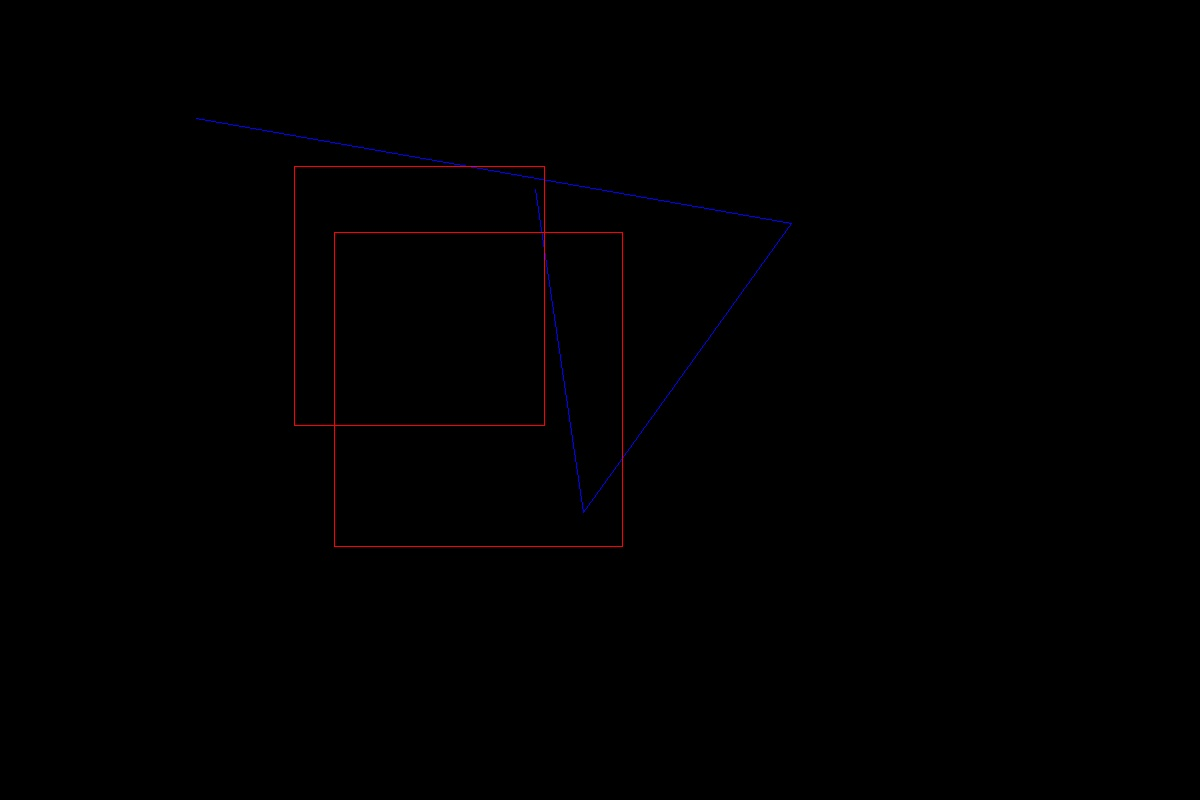
//> input picture Paint/paint.jpg, 1200 x 800 px
$ ./threshold ../Paint/paint.jpg   (built with g++ and OpenCV 4)
//> lines starting //> are read from the running program, lines starting //| are printed output that depends on the picture; after the words box and inside, x2 and y2 are one past the last pixel; in counts of white or black regions, pixels touching at a corner belong together
### code/fontcolor.h
/*!the following are UBUNTU/LINUX, and MacOS ONLY terminal color codes. */
#define RESET   "\033[0m"
#define BLACK   "\033[30m"      /*! Black */
#define RED     "\033[31m"      /*! Red */
#define GREEN   "\033[32m"      /*! Green */
#define YELLOW  "\033[33m"      /*! Yellow */
#define BLUE    "\033[34m"      /*! Blue */
#define MAGENTA "\033[35m"      /*! Magenta */
#define CYAN    "\033[36m"      /*! Cyan */
#define WHITE   "\033[37m"      /*! White */
#define BOLD    "\033[1m"       /*! Bold */
#define COLOR   "\033[2m"       /*! color text according to next seq and bit darker */
#define ITALIC  "\033[3m"       /*! italic font */
#define ULINE   "\033[4m"       /*! Underline */
#define BLINK   "\033[5m"       /*! blinking effect */
#define NOCLUE  "\033[6m"       /*! no clue as of now */
#define BGCOLOR "\033[7m"       /*! Background color */
#define INVISIBLE   "\033[8m"   /*! invisible text */
#define STRK    "\033[9m"       /*! Strike text */
#define LEFTSPACE   "\033[D"    /*! move cursor one spacing left */
/*! #define BOLDBLACK   "\033[1m\033[30m"   */      /*! Bold Black */
/*! #define BOLDRED     "\033[1m\033[31m"   */      /*! Bold Red */
/*! #define BOLDGREEN   "\033[1m\033[32m"   */      /*! Bold Green */
/*! #define BOLDYELLOW  "\033[1m\033[33m"   */      /*! Bold Yellow */
/*! #define BOLDBLUE    "\033[1m\033[34m"   */      /*! Bold Blue */
/*! #define BOLDMAGENTA "\033[1m\033[35m"   */      /*! Bold Magenta */
/*! #define BOLDCYAN    "\033[1m\033[36m"   */      /*! Bold Cyan */
/*! #define BOLDWHITE   "\033[1m\033[37m"   */      /*! Bold White */
/*! \033[0m - is the default color for the console  */
/*! \033[0;#m - is the color of the text, where # is one of the codes mentioned above   */
/*! \033[1m - makes text bold   */
/*! \033[1;#m - makes colored text bold**   */
/*! \033[2;#m - colors text according to # but a bit darker */
/*! \033[4;#m - colors text in # and underlines */
/*! \033[7;#m - colors the background according to #    */
/*! \033[9;#m - colors text and strikes it  */
/*! \033[A - moves cursor one line above (carfull: it does not erase the previously written line)   */
/*! \033[B - moves cursor one line under    */
/*! \033[C - moves cursor one spacing to the right  */
/*! \033[D - moves cursor one spacing to the left   */
/*! \033[E - don't know yet */
/*! \033[F - don't know yet */

### code/threshold.cpp
#include <opencv/cv.h>
#include <opencv/highgui.h>
#include <iostream>
#include "fontcolor.h"

using namespace std;

/*!
	program on usage of cvthreshold
*/

int main( int argc, char **argv ) {

	if ( argc != 2 ) {
		fprintf( stderr, "Error : invalid number of arguments passed\n");
		exit( -1 );
	}

    /*! Load a scene */
    IplImage *scene = cvLoadImage( argv[1], CV_LOAD_IMAGE_GRAYSCALE );
    if( scene == NULL ) {
        fprintf( stderr, "Error : unable to load scene\n");
        exit( 1 );
    }
    cvNamedWindow( "scene", CV_WINDOW_NORMAL );
    cvShowImage( "scene", scene );
    /*! cvWaitKey( 0 ); */

    /*! set the threshold to 128 by using all setting type */
    IplImage *dst = cvCreateImage( cvGetSize( scene ), scene->depth, scene->nChannels );
    /*! binary */
    cvThreshold( scene, dst, 128, 255, CV_THRESH_BINARY );
    cvNamedWindow( "binary", CV_WINDOW_NORMAL );
    cvShowImage( "binary", dst );
    /*! binary inverse */
    cvThreshold( scene, dst, 128, 255, CV_THRESH_BINARY_INV );
//> dst: 800 rows x 1200 cols, CV_8UC1; every value is 255
    cvNamedWindow( "binaryinv", CV_WINDOW_NORMAL );
    cvShowImage( "binaryinv", dst );
    /*! truncate */
    cvThreshold( scene, dst, 128, 255, CV_THRESH_TRUNC );
    cvNamedWindow( "truncate", CV_WINDOW_NORMAL );
    cvShowImage( "truncate", dst );
    /*! to zero inverse */
    cvThreshold( scene, dst, 128, 255, CV_THRESH_TOZERO_INV );
    cvNamedWindow( "tozeroinv", CV_WINDOW_NORMAL );
    cvShowImage( "tozeroinv", dst );
    /*! to zero */
    cvThreshold( scene, dst, 128, 255, CV_THRESH_TOZERO );
//> dst: 800 rows x 1200 cols, CV_8UC1; every value is 0
    cvNamedWindow( "tozero", CV_WINDOW_NORMAL );
    cvShowImage( "tozero", dst );

    /*! use adaptive threshold and repeat above stuff param1 = 5*/
    /*! binary */
    cvAdaptiveThreshold( scene, dst, 255, CV_ADAPTIVE_THRESH_GAUSSIAN_C, CV_THRESH_BINARY );
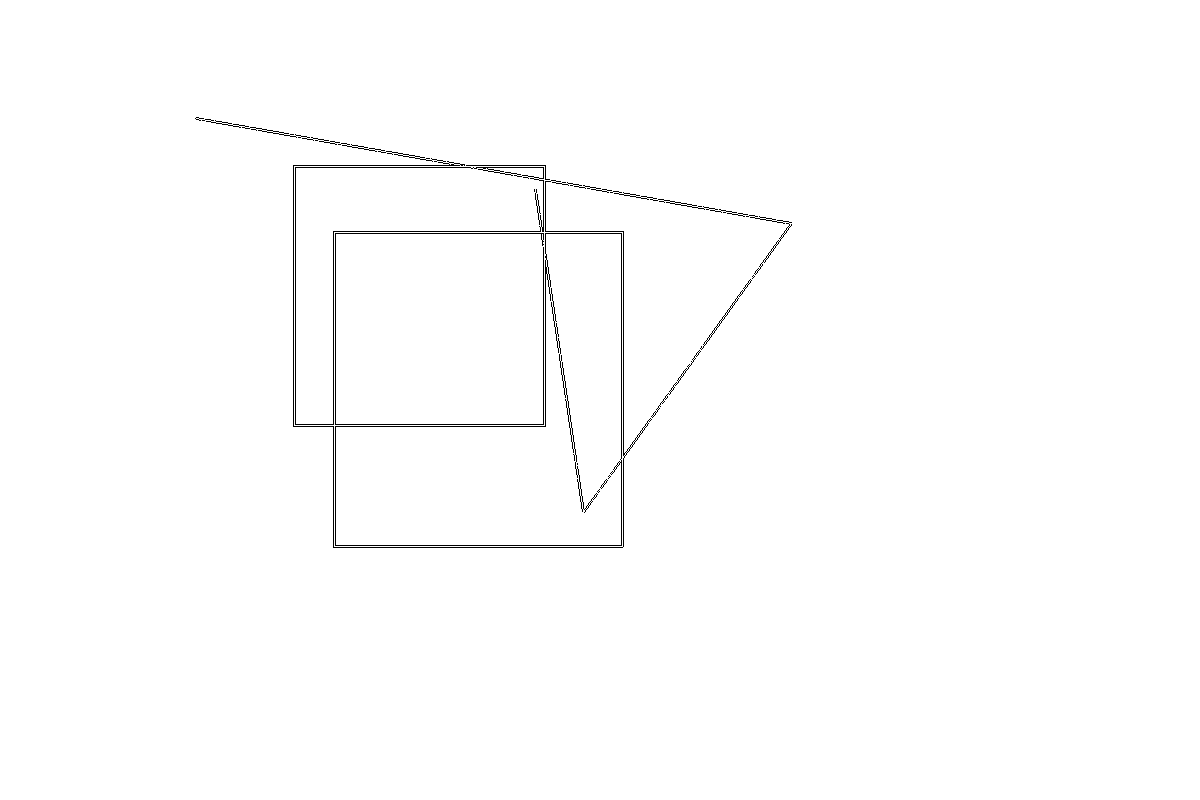
//> dst: 800 rows x 1200 cols, CV_8UC1; 99.3% white; black in thin lines or dots, all inside (x1, y1, x2, y2) = (195, 117, 792, 548)
    cvNamedWindow( "binary1", CV_WINDOW_NORMAL );
    cvShowImage( "binary1", dst );
    /*! binary inverse */
    cvAdaptiveThreshold( scene, dst, 255, CV_ADAPTIVE_THRESH_GAUSSIAN_C, CV_THRESH_BINARY_INV );
    cvNamedWindow( "binaryinv1", CV_WINDOW_NORMAL );
    cvShowImage( "binaryinv1", dst );
    // [13 lines of commented-out code are left out]
    cvWaitKey( 0 );
    /*! binary */
    cvAdaptiveThreshold( scene, dst, 255, CV_ADAPTIVE_THRESH_GAUSSIAN_C, CV_THRESH_BINARY, 3, 0 );
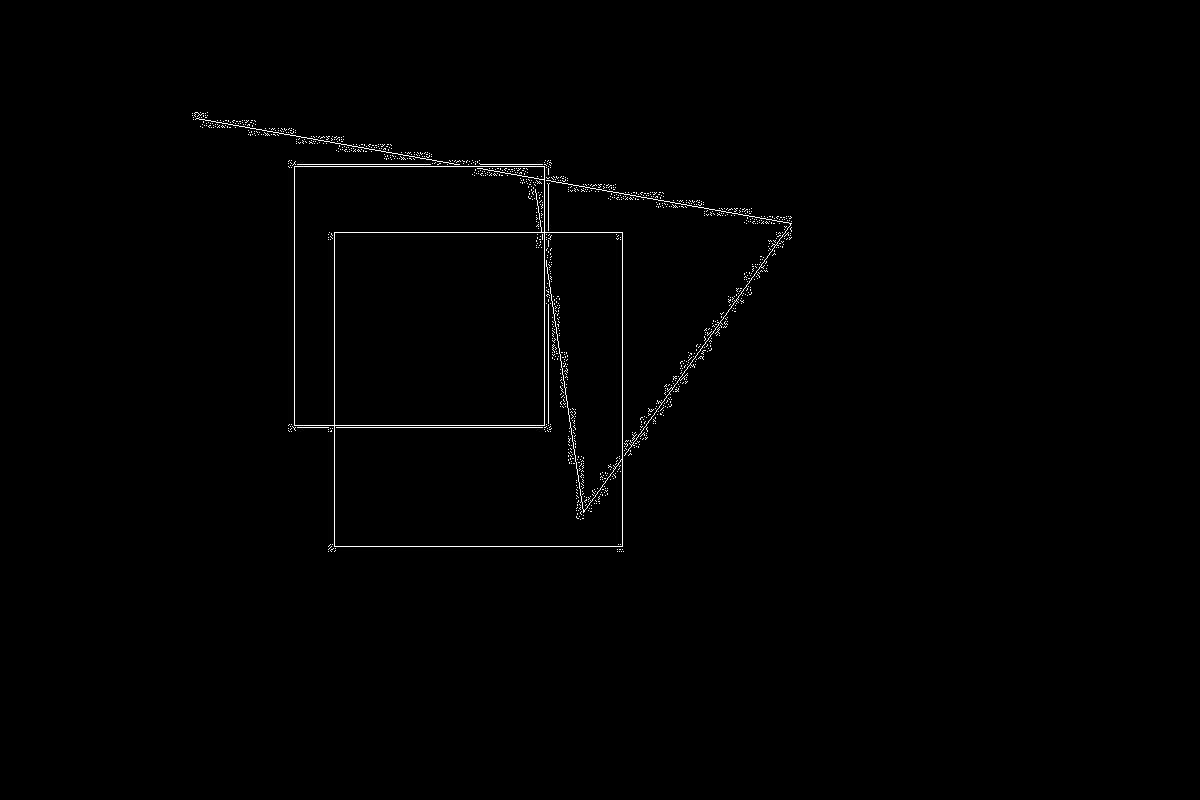
//> dst: 800 rows x 1200 cols, CV_8UC1; 0.64% white in thin lines or dots, all inside (x1, y1, x2, y2) = (192, 112, 792, 552)
    cvAdaptiveThreshold( dst, dst, 255, CV_ADAPTIVE_THRESH_GAUSSIAN_C, CV_THRESH_BINARY, 3, 5 );
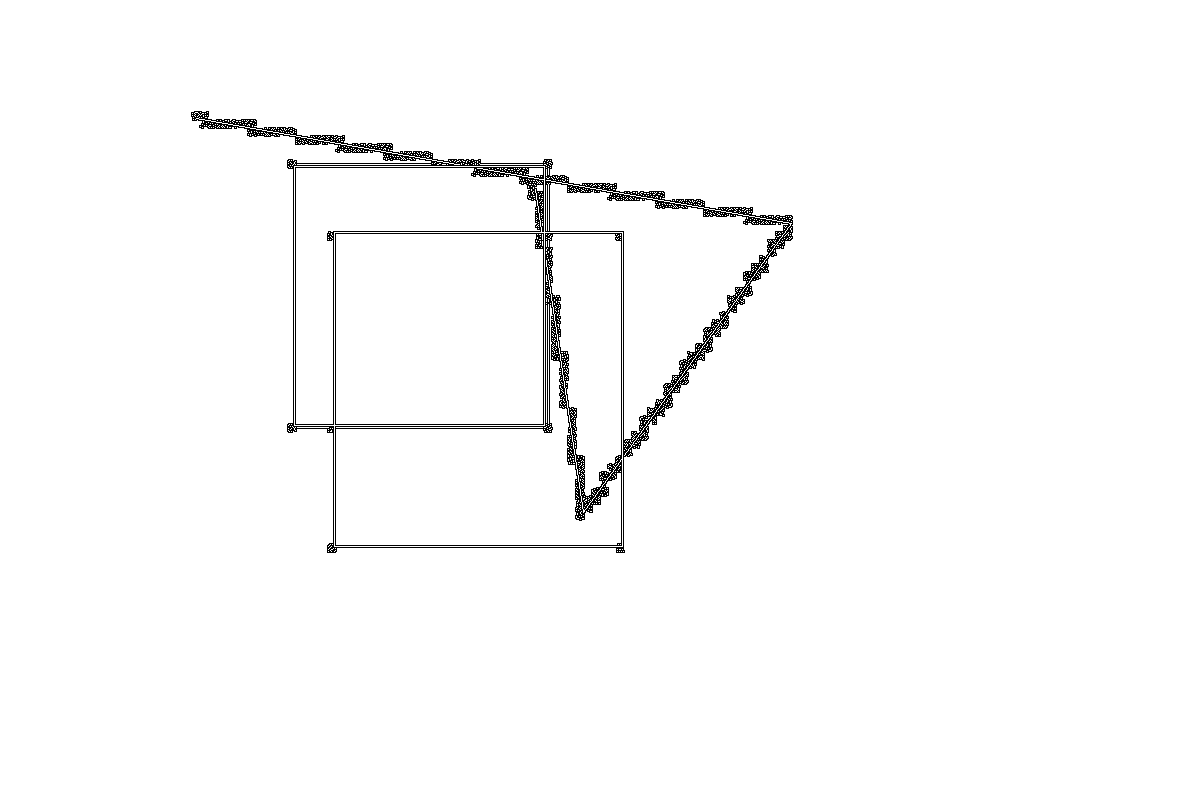
//> dst: 800 rows x 1200 cols, CV_8UC1; 98.4% white; black in thin lines or dots, all inside (x1, y1, x2, y2) = (191, 111, 793, 553)
    cvNamedWindow( "binary2", CV_WINDOW_NORMAL );
    cvShowImage( "binary2", dst );
    /*! binary inverse */
    cvAdaptiveThreshold( scene, dst, 255, CV_ADAPTIVE_THRESH_GAUSSIAN_C, CV_THRESH_BINARY_INV, 3, 0 );
    cvAdaptiveThreshold( dst, dst, 255, CV_ADAPTIVE_THRESH_GAUSSIAN_C, CV_THRESH_BINARY_INV, 3, 5 );
    cvNamedWindow( "binaryinv2", CV_WINDOW_NORMAL );
    cvShowImage( "binaryinv2", dst );
    cvWaitKey( 0 );
    /*! clear the memory */
    cvReleaseImage( &scene );
    cvReleaseImage( &dst );
    cvDestroyWindow( "scene" );
    cvDestroyWindow( "binary" );
    cvDestroyWindow( "binaryinv" );
    cvDestroyWindow( "truncate" );
    cvDestroyWindow( "tozeroinv" );
    cvDestroyWindow( "tozero" );
    cvDestroyWindow( "binary1" );
    cvDestroyWindow( "binaryinv1" );
    cvDestroyWindow( "binary2" );
    cvDestroyWindow( "binaryinv2" );
    /* cvDestroyWindow( "truncate1" );
    cvDestroyWindow( "tozeroinv1" );
    cvDestroyWindow( "tozero1" ); */
	return 0;
}
